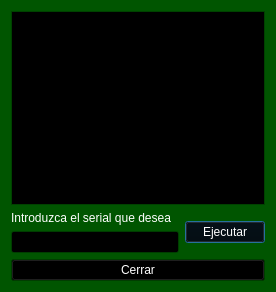
<?xml version="1.0" encoding="UTF-8"?>
<ui version="4.0">
 <class>Entrada_serial_modificar</class>
 <widget class="QDialog" name="Entrada_serial_modificar">
  <property name="geometry">
   <rect>
    <x>0</x>
    <y>0</y>
    <width>276</width>
    <height>292</height>
   </rect>
  </property>
  <property name="palette">
   <palette>
    <active>
     <colorrole role="WindowText">
      <brush brushstyle="SolidPattern">
       <color alpha="255">
        <red>255</red>
        <green>255</green>
        <blue>255</blue>
       </color>
      </brush>
     </colorrole>
     <colorrole role="Button">
      <brush brushstyle="SolidPattern">
       <color alpha="255">
        <red>0</red>
        <green>0</green>
        <blue>0</blue>
       </color>
      </brush>
     </colorrole>
     <colorrole role="Light">
      <brush brushstyle="SolidPattern">
       <color alpha="255">
        <red>0</red>
        <green>127</green>
        <blue>0</blue>
       </color>
      </brush>
     </colorrole>
     <colorrole role="Midlight">
      <brush brushstyle="SolidPattern">
       <color alpha="255">
        <red>0</red>
        <green>106</green>
        <blue>0</blue>
       </color>
      </brush>
     </colorrole>
     <colorrole role="Dark">
      <brush brushstyle="SolidPattern">
       <color alpha="255">
        <red>0</red>
        <green>42</green>
        <blue>0</blue>
       </color>
      </brush>
     </colorrole>
     <colorrole role="Mid">
      <brush brushstyle="SolidPattern">
       <color alpha="255">
        <red>0</red>
        <green>56</green>
        <blue>0</blue>
       </color>
      </brush>
     </colorrole>
     <colorrole role="Text">
      <brush brushstyle="SolidPattern">
       <color alpha="255">
        <red>255</red>
        <green>255</green>
        <blue>255</blue>
       </color>
      </brush>
     </colorrole>
     <colorrole role="BrightText">
      <brush brushstyle="SolidPattern">
       <color alpha="255">
        <red>255</red>
        <green>255</green>
        <blue>255</blue>
       </color>
      </brush>
     </colorrole>
     <colorrole role="ButtonText">
      <brush brushstyle="SolidPattern">
       <color alpha="255">
        <red>255</red>
        <green>255</green>
        <blue>255</blue>
       </color>
      </brush>
     </colorrole>
     <colorrole role="Base">
      <brush brushstyle="SolidPattern">
       <color alpha="255">
        <red>0</red>
        <green>0</green>
        <blue>0</blue>
       </color>
      </brush>
     </colorrole>
     <colorrole role="Window">
      <brush brushstyle="SolidPattern">
       <color alpha="255">
        <red>0</red>
        <green>85</green>
        <blue>0</blue>
       </color>
      </brush>
     </colorrole>
     <colorrole role="Shadow">
      <brush brushstyle="SolidPattern">
       <color alpha="255">
        <red>0</red>
        <green>0</green>
        <blue>0</blue>
       </color>
      </brush>
     </colorrole>
     <colorrole role="AlternateBase">
      <brush brushstyle="SolidPattern">
       <color alpha="255">
        <red>0</red>
        <green>42</green>
        <blue>0</blue>
       </color>
      </brush>
     </colorrole>
     <colorrole role="ToolTipBase">
      <brush brushstyle="SolidPattern">
       <color alpha="255">
        <red>255</red>
        <green>255</green>
        <blue>220</blue>
       </color>
      </brush>
     </colorrole>
     <colorrole role="ToolTipText">
      <brush brushstyle="SolidPattern">
       <color alpha="255">
        <red>0</red>
        <green>0</green>
        <blue>0</blue>
       </color>
      </brush>
     </colorrole>
    </active>
    <inactive>
     <colorrole role="WindowText">
      <brush brushstyle="SolidPattern">
       <color alpha="255">
        <red>255</red>
        <green>255</green>
        <blue>255</blue>
       </color>
      </brush>
     </colorrole>
     <colorrole role="Button">
      <brush brushstyle="SolidPattern">
       <color alpha="255">
        <red>0</red>
        <green>0</green>
        <blue>0</blue>
       </color>
      </brush>
     </colorrole>
     <colorrole role="Light">
      <brush brushstyle="SolidPattern">
       <color alpha="255">
        <red>0</red>
        <green>127</green>
        <blue>0</blue>
       </color>
      </brush>
     </colorrole>
     <colorrole role="Midlight">
      <brush brushstyle="SolidPattern">
       <color alpha="255">
        <red>0</red>
        <green>106</green>
        <blue>0</blue>
       </color>
      </brush>
     </colorrole>
     <colorrole role="Dark">
      <brush brushstyle="SolidPattern">
       <color alpha="255">
        <red>0</red>
        <green>42</green>
        <blue>0</blue>
       </color>
      </brush>
     </colorrole>
     <colorrole role="Mid">
      <brush brushstyle="SolidPattern">
       <color alpha="255">
        <red>0</red>
        <green>56</green>
        <blue>0</blue>
       </color>
      </brush>
     </colorrole>
     <colorrole role="Text">
      <brush brushstyle="SolidPattern">
       <color alpha="255">
        <red>255</red>
        <green>255</green>
        <blue>255</blue>
       </color>
      </brush>
     </colorrole>
     <colorrole role="BrightText">
      <brush brushstyle="SolidPattern">
       <color alpha="255">
        <red>255</red>
        <green>255</green>
        <blue>255</blue>
       </color>
      </brush>
     </colorrole>
     <colorrole role="ButtonText">
      <brush brushstyle="SolidPattern">
       <color alpha="255">
        <red>255</red>
        <green>255</green>
        <blue>255</blue>
       </color>
      </brush>
     </colorrole>
     <colorrole role="Base">
      <brush brushstyle="SolidPattern">
       <color alpha="255">
        <red>0</red>
        <green>0</green>
        <blue>0</blue>
       </color>
      </brush>
     </colorrole>
     <colorrole role="Window">
      <brush brushstyle="SolidPattern">
       <color alpha="255">
        <red>0</red>
        <green>85</green>
        <blue>0</blue>
       </color>
      </brush>
     </colorrole>
     <colorrole role="Shadow">
      <brush brushstyle="SolidPattern">
       <color alpha="255">
        <red>0</red>
        <green>0</green>
        <blue>0</blue>
       </color>
      </brush>
     </colorrole>
     <colorrole role="AlternateBase">
      <brush brushstyle="SolidPattern">
       <color alpha="255">
        <red>0</red>
        <green>42</green>
        <blue>0</blue>
       </color>
      </brush>
     </colorrole>
     <colorrole role="ToolTipBase">
      <brush brushstyle="SolidPattern">
       <color alpha="255">
        <red>255</red>
        <green>255</green>
        <blue>220</blue>
       </color>
      </brush>
     </colorrole>
     <colorrole role="ToolTipText">
      <brush brushstyle="SolidPattern">
       <color alpha="255">
        <red>0</red>
        <green>0</green>
        <blue>0</blue>
       </color>
      </brush>
     </colorrole>
    </inactive>
    <disabled>
     <colorrole role="WindowText">
      <brush brushstyle="SolidPattern">
       <color alpha="255">
        <red>0</red>
        <green>42</green>
        <blue>0</blue>
       </color>
      </brush>
     </colorrole>
     <colorrole role="Button">
      <brush brushstyle="SolidPattern">
       <color alpha="255">
        <red>0</red>
        <green>0</green>
        <blue>0</blue>
       </color>
      </brush>
     </colorrole>
     <colorrole role="Light">
      <brush brushstyle="SolidPattern">
       <color alpha="255">
        <red>0</red>
        <green>127</green>
        <blue>0</blue>
       </color>
      </brush>
     </colorrole>
     <colorrole role="Midlight">
      <brush brushstyle="SolidPattern">
       <color alpha="255">
        <red>0</red>
        <green>106</green>
        <blue>0</blue>
       </color>
      </brush>
     </colorrole>
     <colorrole role="Dark">
      <brush brushstyle="SolidPattern">
       <color alpha="255">
        <red>0</red>
        <green>42</green>
        <blue>0</blue>
       </color>
      </brush>
     </colorrole>
     <colorrole role="Mid">
      <brush brushstyle="SolidPattern">
       <color alpha="255">
        <red>0</red>
        <green>56</green>
        <blue>0</blue>
       </color>
      </brush>
     </colorrole>
     <colorrole role="Text">
      <brush brushstyle="SolidPattern">
       <color alpha="255">
        <red>0</red>
        <green>42</green>
        <blue>0</blue>
       </color>
      </brush>
     </colorrole>
     <colorrole role="BrightText">
      <brush brushstyle="SolidPattern">
       <color alpha="255">
        <red>255</red>
        <green>255</green>
        <blue>255</blue>
       </color>
      </brush>
     </colorrole>
     <colorrole role="ButtonText">
      <brush brushstyle="SolidPattern">
       <color alpha="255">
        <red>0</red>
        <green>42</green>
        <blue>0</blue>
       </color>
      </brush>
     </colorrole>
     <colorrole role="Base">
      <brush brushstyle="SolidPattern">
       <color alpha="255">
        <red>0</red>
        <green>85</green>
        <blue>0</blue>
       </color>
      </brush>
     </colorrole>
     <colorrole role="Window">
      <brush brushstyle="SolidPattern">
       <color alpha="255">
        <red>0</red>
        <green>85</green>
        <blue>0</blue>
       </color>
      </brush>
     </colorrole>
     <colorrole role="Shadow">
      <brush brushstyle="SolidPattern">
       <color alpha="255">
        <red>0</red>
        <green>0</green>
        <blue>0</blue>
       </color>
      </brush>
     </colorrole>
     <colorrole role="AlternateBase">
      <brush brushstyle="SolidPattern">
       <color alpha="255">
        <red>0</red>
        <green>85</green>
        <blue>0</blue>
       </color>
      </brush>
     </colorrole>
     <colorrole role="ToolTipBase">
      <brush brushstyle="SolidPattern">
       <color alpha="255">
        <red>255</red>
        <green>255</green>
        <blue>220</blue>
       </color>
      </brush>
     </colorrole>
     <colorrole role="ToolTipText">
      <brush brushstyle="SolidPattern">
       <color alpha="255">
        <red>0</red>
        <green>0</green>
        <blue>0</blue>
       </color>
      </brush>
     </colorrole>
    </disabled>
   </palette>
  </property>
  <property name="windowTitle">
   <string>Dialog</string>
  </property>
  <property name="windowIcon">
   <iconset resource="Imagenes.qrc">
    <normaloff>:/new/prefix1/Images/folder_users.ico</normaloff>:/new/prefix1/Images/folder_users.ico</iconset>
  </property>
  <layout class="QGridLayout" name="gridLayout_2">
   <item row="0" column="0">
    <layout class="QGridLayout" name="gridLayout">
     <item row="0" column="0">
      <widget class="QTextEdit" name="Contenedor">
       <property name="readOnly">
        <bool>true</bool>
       </property>
      </widget>
     </item>
     <item row="1" column="0">
      <layout class="QHBoxLayout" name="horizontalLayout">
       <item>
        <layout class="QVBoxLayout" name="verticalLayout">
         <item>
          <widget class="QLabel" name="label">
           <property name="text">
            <string>Introduzca el serial que desea </string>
           </property>
          </widget>
         </item>
         <item>
          <widget class="QLineEdit" name="Serial_cuestion"/>
         </item>
        </layout>
       </item>
       <item>
        <widget class="QPushButton" name="Ejecutar">
         <property name="text">
          <string>Ejecutar</string>
         </property>
        </widget>
       </item>
      </layout>
     </item>
     <item row="2" column="0">
      <widget class="QPushButton" name="Cerrar">
       <property name="text">
        <string>Cerrar</string>
       </property>
      </widget>
     </item>
    </layout>
   </item>
  </layout>
 </widget>
 <resources>
  <include location="Imagenes.qrc"/>
 </resources>
 <connections/>
</ui>
